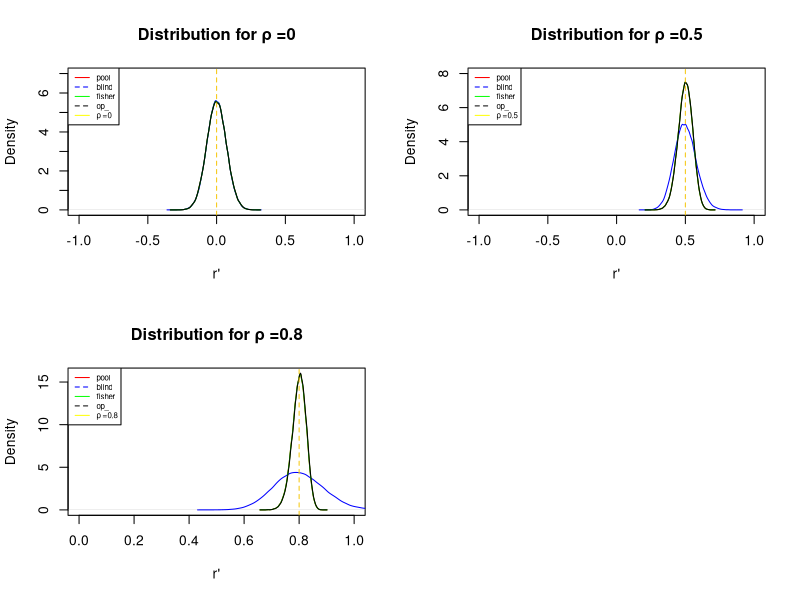

R code for this plot:


# DISTRIBUTION FOR ESTIMATORS "n=200"
# different correlation (ρ=0, ρ=.5, ρ=.8)

#Distribution for ρ=0
set.seed(2653)
library(TeachingDemos)
library(MASS)
# K=nn is the sample size (10,50,200,1000)
k=200
#! Etimating correlation 
COR.test <- function(nn=k,mu=c(0,0),sigma1=1,sigma2=1,rho=0.0,alp=0.05)
{
  Sigma<-matrix(c(sigma1^2,rho*sigma1*sigma2,rho*sigma1*sigma2,sigma2^2),2,2) 
 
  mvrn <- mvrnorm(nn,mu ,Sigma)
  x1 <- mvrn[,1]
  y1 <- mvrn[,2]
  
  corr<-cor(x1,y1)

  covar<-cov(x1,y1)

  
  #r_pool#
  r_pool<- cor(x1,y1)
  
  #r_blind#
  r_blind<- cov(x1,y1)
  
  #fisher#
  r_fisher<- tanh((1/2)*log((1+corr)/(1-corr)))
  
  #r_OP#
  r_OP<-corr+(corr)*((1-(corr)^2)/(2*(nn-3)))
  #print(corr)
  #print(covar)
  return (c(r_pool,r_blind,r_fisher,r_OP))
}
COR.test(nn=k,mu=c(0,0),sigma1=1,sigma2=1,rho=0.0,alp=0.05)


looptest <- function(loops=100000,nn=k,mu=c(0,0),sigma1=1,sigma2=1,rho=0.0,alp=0.05)
{
  restest <- matrix(0,loops,4)
  for(ii in 1:loops)
    restest[ii,] <-COR.test(nn=nn,mu=mu,sigma1=sigma1,sigma2=sigma2,rho=rho,alp=alp)    
  restest
}
looptest(loops=100000,nn=k,mu=c(0,0),sigma1=1,sigma2=1,rho=0.0,alp=0.05)
###then

corlooptest<-looptest(loops=100000,nn=k,mu=c(0,0),sigma1=1,sigma2=1,rho=0.0,alp=0.05)

pool <- corlooptest[,1]
blind <- corlooptest[,2]
fisher <- corlooptest[,3]
op <- corlooptest[,4]

par(mfrow = c(2,2))
# hist(pool  ,probability = 1,breaks = 20,xlim = c(-1,1),xlab = "r' ",main = paste("Pooled Estimate for ρ =0"))
# hist(blind ,probability = 1,breaks = 20,xlim = c(-1,1),xlab = "r' ",main = paste("Blind Estimate for ρ=0"))
# hist(fisher,probability = 1,breaks = 20,xlim = c(-1,1),xlab = "r' ",main = paste("Fisher Estimate for ρ=0"))
# hist(op    ,probability = 1,breaks = 20,xlim = c(-1,1),xlab = "r' ",main = paste("OP Estimate for ρ=0"))

plot(density(pool),col="red",main = "Distribution for ρ =0",xlim=c(-1,1),ylim=c(0,7),xlab ="r'")

lines(density(blind, adjust=1), type="l",col="blue")
lines(density(fisher, adjust=1), type="l",col="green")
lines(density(op, adjust=1), type="l",col="black")
abline(v =0.0, untf = FALSE,col=7,lty=2)
legend ("topleft",c("pool","blind","fisher","op_","ρ =0"),lwd=c(1,1),lty=1:2,col=c("red","blue","green","black","yellow"),cex =0.57)



####Distribution for ρ=.5
COR.test <- function(nn=k,mu=c(0,0),sigma1=1,sigma2=1,rho=0.5,alp=0.05)
{
  Sigma<-matrix(c(sigma1^2,rho*sigma1*sigma2,rho*sigma1*sigma2,sigma2^2),2,2) 
 
  mvrn <- mvrnorm(nn,mu ,Sigma)
  x1 <- mvrn[,1]
  y1 <- mvrn[,2]
  
  corr<-cor(x1,y1)
  
  covar<-cov(x1,y1)
  
  
  #r_pool#
  r_pool<- cor(x1,y1)
  
  #r_blind#
  r_blind<- cov(x1,y1)
  
  #fisher#
  r_fisher<- tanh((1/2)*log((1+corr)/(1-corr)))
  
  #r_OP#
  r_OP<-corr+(corr)*((1-(corr)^2)/(2*(nn-3)))
  #print(corr)
  #print(covar)
  return (c(r_pool,r_blind,r_fisher,r_OP))
}
COR.test(nn=k,mu=c(0,0),sigma1=1,sigma2=1,rho=0.5,alp=0.05)


looptest <- function(loops=100000,nn=k,mu=c(0,0),sigma1=1,sigma2=1,rho=0.5,alp=0.05)
{
  restest <- matrix(0,loops,4)
  for(ii in 1:loops)
    restest[ii,] <-COR.test(nn=nn,mu=mu,sigma1=sigma1,sigma2=sigma2,rho=rho,alp=alp)    
  restest
}
looptest(loops=100000,nn=k,mu=c(0,0),sigma1=1,sigma2=1,rho=0.5,alp=0.05)

###then
corlooptest<-looptest(loops=100000,nn=k,mu=c(0,0),sigma1=1,sigma2=1,rho=0.5,alp=0.05)

pool <- corlooptest[,1]
blind <- corlooptest[,2]
fisher <- corlooptest[,3]
op <- corlooptest[,4]

#par(mfrow = c(2,2))
# hist(pool  ,probability = 1,breaks = 20,xlim = c(0,1),xlab = "r' ",main = paste("Pooled Estimate for ρ =0.5"))
# hist(blind ,probability = 1,breaks = 20,xlim = c(0,1),xlab = "r' ",main = paste("Blind Estimate for ρ=0.5"))
# hist(fisher,probability = 1,breaks = 20,xlim = c(0,1),xlab = "r' ",main = paste("Fisher Estimate for ρ=0.5"))
# hist(op    ,probability = 1,breaks = 20,xlim = c(0,1),xlab = "r' ",main = paste("OP Estimate for ρ=0.5"))

plot(density(pool),col="red",main = "Distribution for ρ =0.5",xlim=c(-1,1),ylim=c(0,8),xlab ="r'")

lines(density(blind, adjust=1), type="l",col="blue")
lines(density(fisher, adjust=1), type="l",col="green")
lines(density(op, adjust=1), type="l",col="black")
abline(v =0.5, untf = FALSE,col=7,lty=2)
legend ("topleft",c("pool","blind","fisher","op_","ρ =0.5"),lwd=c(1,1),lty=1:2,col=c("red","blue","green","black","yellow"),cex =0.57)
# #####################################################""
########################################################

####### Distribution for ρ=.8
COR.test <- function(nn=k,mu=c(0,0),sigma1=1,sigma2=1,rho=0.8,alp=0.05)
{
  Sigma<-matrix(c(sigma1^2,rho*sigma1*sigma2,rho*sigma1*sigma2,sigma2^2),2,2) 
  
  mvrn <- mvrnorm(nn,mu ,Sigma)
  x1 <- mvrn[,1]
  y1 <- mvrn[,2]
  
  corr<-cor(x1,y1)
  
  covar<-cov(x1,y1)
  
  
  #####r_pool#######
  r_pool<- cor(x1,y1)
  
  ####r_blind########
  r_blind<- cov(x1,y1)
  
  ######fisher####
  r_fisher<- tanh((1/2)*log((1+corr)/(1-corr)))
  
  ######r_OP###########
  r_OP<-corr+(corr)*((1-(corr)^2)/(2*(nn-3)))
  #print(corr)
  #print(covar)
  return (c(r_pool,r_blind,r_fisher,r_OP))
}
COR.test(nn=k,mu=c(0,0),sigma1=1,sigma2=1,rho=0.8,alp=0.05)


looptest <- function(loops=100000,nn=k,mu=c(0,0),sigma1=1,sigma2=1,rho=0.8,alp=0.05)
{
  restest <- matrix(0,loops,4)
  for(ii in 1:loops)
    restest[ii,] <-COR.test(nn=nn,mu=mu,sigma1=sigma1,sigma2=sigma2,rho=rho,alp=alp)    
  restest
}
looptest(loops=100000,nn=k,mu=c(0,0),sigma1=1,sigma2=1,rho=0.8,alp=0.05)
###then
corlooptest<-looptest(loops=100000,nn=k,mu=c(0,0),sigma1=1,sigma2=1,rho=0.8,alp=0.05)

pool <- corlooptest[,1]
blind <- corlooptest[,2]
fisher <- corlooptest[,3]
op <- corlooptest[,4]

#par(mfrow = c(2,2))
# hist(pool  ,probability = 1,breaks = 10,xlim = c(0,1),xlab = "r' ",main = paste("Pooled Estimate for ρ =0.8"))
# hist(blind ,probability = 1,breaks = 10,xlim = c(0,1),xlab = "r' ",main = paste("Blind Estimate for ρ=0.8"))
# hist(fisher,probability = 1,breaks = 10,xlim = c(0,1),xlab = "r' ",main = paste("Fisher Estimate for ρ=0.8"))
# hist(op    ,probability = 1,breaks = 10,xlim = c(0,1),xlab = "r' ",main = paste("OP Estimate for ρ=0.8"))

plot(density(pool),col="red",main = "Distribution for ρ =0.8",xlim=c(0,1),ylim=c(0,16),xlab ="r'")

lines(density(blind, adjust=1), type="l",col="blue")
lines(density(fisher, adjust=1), type="l",col="green")
lines(density(op, adjust=1), type="l",col="black")
abline(v =0.8, untf = FALSE,col=7,lty=2)
legend ("topleft",c("pool","blind","fisher","op_","ρ =0.8"),lwd=c(1,1),lty=1:2,col=c("red","blue","green","black","yellow"),cex =0.57)
